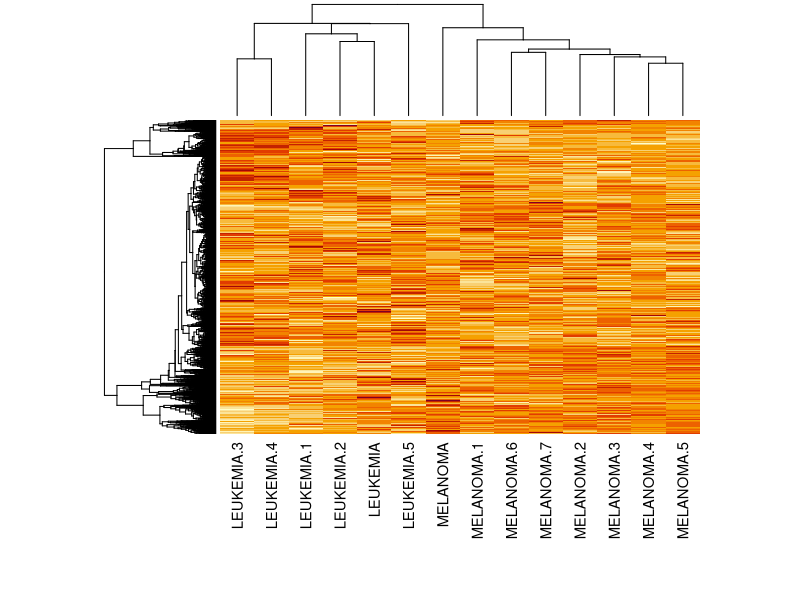
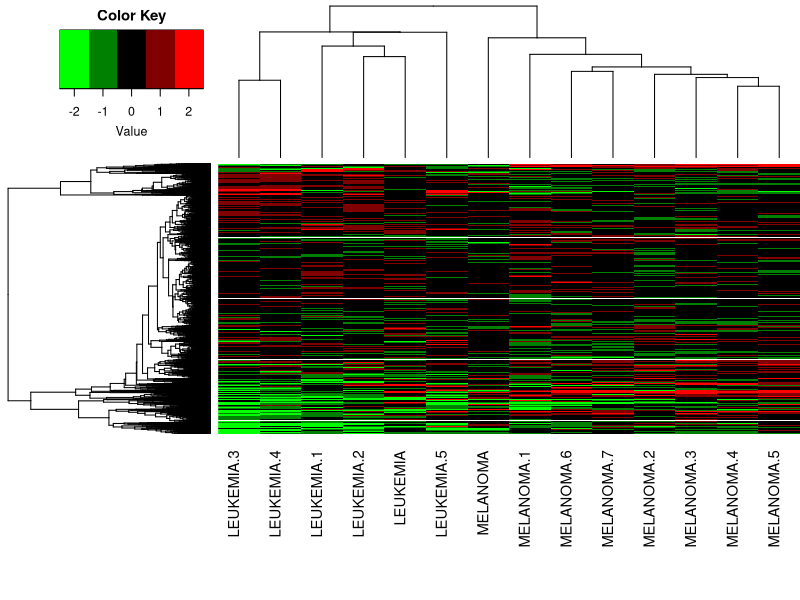

Write the R code that produced these figures, in order.
## ---- chunk 1
health <- read.csv("health.csv")
head(health)
## ---- chunk 2
str(health)
## ---- chunk 3
summary(health$sex)
## ---- chunk 4
sum(is.na(health$height))
## ---- chunk 5
sum(health$height>1.875, na.rm=TRUE)
## ---- chunk 6
levels(health$hands_eating)
## ---- chunk 7
health$hands_eating <- factor(health$hands_eating, levels=c("Always","Most of the time","Sometimes","Rarely","Never"))
## ---- chunk 8
unemployment <- read.table("unemployment.txt", head=TRUE, sep="|")
## ---- chunk 9
library(dplyr)
countySortedByRate <- unemployment %>% filter(period == "Aug-11") %>% arrange(desc(rate)) %>% select(county,state)
head(countySortedByRate, 3)
## ---- chunk 10
tail(countySortedByRate, 3)
## ---- chunk 11
overallRate <- with(unemployment, sum(unemployed)/sum(as.numeric(civilian))*100)
unemployment %>% filter(period == "Aug-11", state_code == "IN") %>% mutate(diff = abs(rate-overallRate)) %>% arrange(diff) %>% filter(diff == min(diff)) %>% select(county, rate, diff)
## ---- chunk 12
microarray <- read.table("microarray.txt", head=TRUE)
dim(microarray)
## ---- chunk 13
bvar <- function(data, rows) {
  rowSd <- apply(data[rows,], 1, sd)
  as.integer(names(rowSd)[which.max(rowSd)])
}
bvar(microarray, c(40, 50, 60))
## ---- chunk 14
microarray <- microarray %>% select(starts_with("LEUKEMIA"), starts_with("MELANOMA"))
heatmap(as.matrix(microarray), margins=c(10,0), labRow=FALSE)
invisible(dev.copy(png,"heatmap.png", width=500, height=500))
invisible(dev.off())
## ---- chunk 15
library("gplots")
heatmap.2(as.matrix(microarray), col=greenred, breaks=c(-2.5,-1.5,-.5,.5,1.5,2.5), margins=c(10,0), labRow=FALSE, trace="none", density.info="none")
invisible(dev.copy(png,"heatmap2.png", width=500, height=500))
invisible(dev.off())
